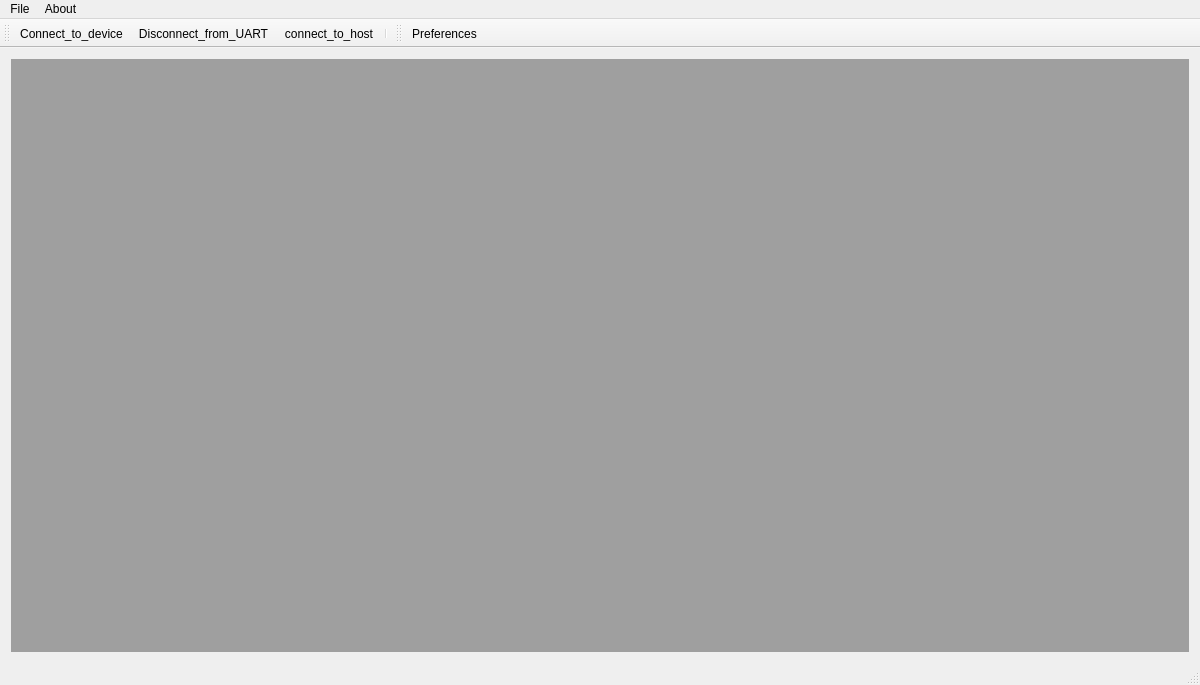
<?xml version="1.0" encoding="UTF-8"?>
<ui version="4.0">
 <class>AirCoolControllClass</class>
 <widget class="QMainWindow" name="AirCoolControllClass">
  <property name="geometry">
   <rect>
    <x>0</x>
    <y>0</y>
    <width>1200</width>
    <height>685</height>
   </rect>
  </property>
  <property name="maximumSize">
   <size>
    <width>1200</width>
    <height>685</height>
   </size>
  </property>
  <property name="windowTitle">
   <string>AirCoolControll</string>
  </property>
  <widget class="QWidget" name="centralWidget">
   <layout class="QGridLayout" name="gridLayout">
    <item row="0" column="0">
     <widget class="QMdiArea" name="mdiArea"/>
    </item>
   </layout>
  </widget>
  <widget class="QMenuBar" name="menuBar">
   <property name="geometry">
    <rect>
     <x>0</x>
     <y>0</y>
     <width>1200</width>
     <height>21</height>
    </rect>
   </property>
   <widget class="QMenu" name="menuFile">
    <property name="title">
     <string>File</string>
    </property>
   </widget>
   <widget class="QMenu" name="menuAbout">
    <property name="title">
     <string>About</string>
    </property>
   </widget>
   <addaction name="menuFile"/>
   <addaction name="menuAbout"/>
  </widget>
  <widget class="QToolBar" name="mainToolBar">
   <property name="allowedAreas">
    <set>Qt::AllToolBarAreas</set>
   </property>
   <attribute name="toolBarArea">
    <enum>TopToolBarArea</enum>
   </attribute>
   <attribute name="toolBarBreak">
    <bool>false</bool>
   </attribute>
   <addaction name="actionConnect_to_device"/>
   <addaction name="actionDisconnect_from_UART"/>
   <addaction name="actionConnect_to_host"/>
   <addaction name="separator"/>
  </widget>
  <widget class="QStatusBar" name="statusBar"/>
  <widget class="QToolBar" name="toolBar">
   <property name="windowTitle">
    <string>toolBar</string>
   </property>
   <attribute name="toolBarArea">
    <enum>TopToolBarArea</enum>
   </attribute>
   <attribute name="toolBarBreak">
    <bool>false</bool>
   </attribute>
   <addaction name="actionPreferences"/>
  </widget>
  <action name="actionConnect_to_device">
   <property name="icon">
    <iconset resource="aircoolcontroll.qrc">
     <normaloff>:/Images/connect.png</normaloff>:/Images/connect.png</iconset>
   </property>
   <property name="text">
    <string>Connect_to_device</string>
   </property>
   <property name="toolTip">
    <string>Connect to device</string>
   </property>
  </action>
  <action name="actionDisconnect_from_UART">
   <property name="icon">
    <iconset resource="aircoolcontroll.qrc">
     <normaloff>:/Images/disconnect.png</normaloff>:/Images/disconnect.png</iconset>
   </property>
   <property name="text">
    <string>Disconnect_from_UART</string>
   </property>
   <property name="toolTip">
    <string>disconnect line</string>
   </property>
  </action>
  <action name="actionPreferences">
   <property name="icon">
    <iconset resource="aircoolcontroll.qrc">
     <normaloff>:/Images/preferences.png</normaloff>:/Images/preferences.png</iconset>
   </property>
   <property name="text">
    <string>Preferences</string>
   </property>
   <property name="toolTip">
    <string>settings menu</string>
   </property>
   <property name="menuRole">
    <enum>QAction::PreferencesRole</enum>
   </property>
  </action>
  <action name="actionConnect_to_host">
   <property name="icon">
    <iconset resource="aircoolcontroll.qrc">
     <normaloff>:/Images/connect_to_host.png</normaloff>:/Images/connect_to_host.png</iconset>
   </property>
   <property name="text">
    <string>connect_to_host</string>
   </property>
   <property name="toolTip">
    <string>Connect ot remote host</string>
   </property>
  </action>
 </widget>
 <layoutdefault spacing="6" margin="11"/>
 <resources>
  <include location="aircoolcontroll.qrc"/>
 </resources>
 <connections/>
</ui>
